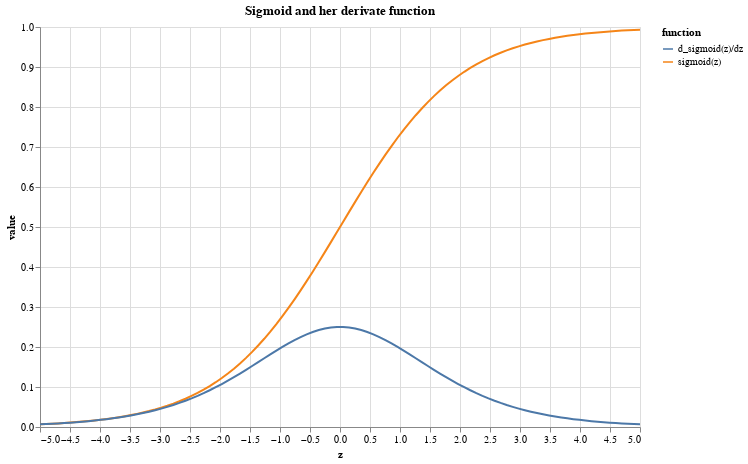

The notebook cell this image was saved under:
### Code cell
alt.Chart(sigmoid_dz_df).mark_line().encode(
    x="z:Q",
    y="value:Q",
    color="function:N"
).properties(
    title="Sigmoid and her derivate function",
    width=600,
    height=400
)

### Figure 1 — Vega-Lite specification as saved in the notebook (floating-point values rounded to 4 significant figures; data arrays with more than 128 entries replaced by an {"elided": "..."} marker saying what was removed)
{"config": {"background": "white", "view": {"continuousWidth": 400, "continuousHeight": 300}}, "data": {"name": "data-74d19d1b308958684d31ff006b7d4240"}, "mark": "line", "encoding": {"color": {"type": "nominal", "field": "function"}, "x": {"type": "quantitative", "field": "z"}, "y": {"type": "quantitative", "field": "value"}}, "height": 400, "title": "Sigmoid and her derivate function", "width": 600, "$schema": "https://vega.github.io/schema/vega-lite/v4.8.1.json", "datasets": {"data-74d19d1b308958684d31ff006b7d4240": {"elided": "200 records"}}}
